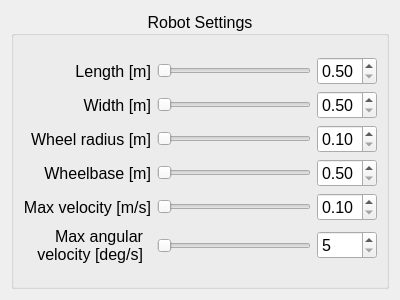
<?xml version="1.0" encoding="UTF-8"?>
<ui version="4.0">
 <class>robot</class>
 <widget class="QWidget" name="robot">
  <property name="geometry">
   <rect>
    <x>0</x>
    <y>0</y>
    <width>400</width>
    <height>300</height>
   </rect>
  </property>
  <property name="windowTitle">
   <string>Form</string>
  </property>
  <layout class="QGridLayout" name="gridLayout">
   <item row="0" column="0">
    <widget class="QGroupBox" name="robot_box">
     <property name="font">
      <font>
       <pointsize>12</pointsize>
      </font>
     </property>
     <property name="title">
      <string>Robot Settings</string>
     </property>
     <property name="alignment">
      <set>Qt::AlignCenter</set>
     </property>
     <layout class="QGridLayout" name="gridLayout_3">
      <item row="0" column="6">
       <layout class="QGridLayout" name="gridLayout_2">
        <item row="3" column="1">
         <widget class="QSlider" name="robot_wheel_rad_slider">
          <property name="minimum">
           <number>10</number>
          </property>
          <property name="maximum">
           <number>50</number>
          </property>
          <property name="orientation">
           <enum>Qt::Horizontal</enum>
          </property>
          <property name="invertedAppearance">
           <bool>false</bool>
          </property>
          <property name="invertedControls">
           <bool>false</bool>
          </property>
         </widget>
        </item>
        <item row="4" column="1">
         <widget class="QSlider" name="robot_wheelbase_slider">
          <property name="minimum">
           <number>5</number>
          </property>
          <property name="maximum">
           <number>20</number>
          </property>
          <property name="orientation">
           <enum>Qt::Horizontal</enum>
          </property>
          <property name="invertedAppearance">
           <bool>false</bool>
          </property>
          <property name="invertedControls">
           <bool>false</bool>
          </property>
         </widget>
        </item>
        <item row="4" column="0">
         <widget class="QLabel" name="label_4">
          <property name="minimumSize">
           <size>
            <width>120</width>
            <height>0</height>
           </size>
          </property>
          <property name="font">
           <font>
            <pointsize>12</pointsize>
           </font>
          </property>
          <property name="text">
           <string>Wheelbase [m]</string>
          </property>
          <property name="alignment">
           <set>Qt::AlignRight|Qt::AlignTrailing|Qt::AlignVCenter</set>
          </property>
         </widget>
        </item>
        <item row="5" column="0">
         <widget class="QLabel" name="label_5">
          <property name="minimumSize">
           <size>
            <width>120</width>
            <height>0</height>
           </size>
          </property>
          <property name="font">
           <font>
            <pointsize>12</pointsize>
           </font>
          </property>
          <property name="text">
           <string>Max velocity [m/s]</string>
          </property>
          <property name="alignment">
           <set>Qt::AlignRight|Qt::AlignTrailing|Qt::AlignVCenter</set>
          </property>
         </widget>
        </item>
        <item row="5" column="1">
         <widget class="QSlider" name="robot_vel_slider">
          <property name="minimum">
           <number>1</number>
          </property>
          <property name="maximum">
           <number>30</number>
          </property>
          <property name="orientation">
           <enum>Qt::Horizontal</enum>
          </property>
          <property name="invertedAppearance">
           <bool>false</bool>
          </property>
          <property name="invertedControls">
           <bool>false</bool>
          </property>
         </widget>
        </item>
        <item row="2" column="2">
         <widget class="QDoubleSpinBox" name="robot_width_box">
          <property name="minimum">
           <double>0.500000000000000</double>
          </property>
          <property name="maximum">
           <double>2.000000000000000</double>
          </property>
          <property name="singleStep">
           <double>0.100000000000000</double>
          </property>
         </widget>
        </item>
        <item row="0" column="1">
         <widget class="QSlider" name="robot_length_slider">
          <property name="font">
           <font>
            <pointsize>12</pointsize>
           </font>
          </property>
          <property name="minimum">
           <number>5</number>
          </property>
          <property name="maximum">
           <number>20</number>
          </property>
          <property name="orientation">
           <enum>Qt::Horizontal</enum>
          </property>
         </widget>
        </item>
        <item row="2" column="0">
         <widget class="QLabel" name="label_2">
          <property name="minimumSize">
           <size>
            <width>120</width>
            <height>0</height>
           </size>
          </property>
          <property name="font">
           <font>
            <pointsize>12</pointsize>
           </font>
          </property>
          <property name="text">
           <string>Width [m]</string>
          </property>
          <property name="alignment">
           <set>Qt::AlignRight|Qt::AlignTrailing|Qt::AlignVCenter</set>
          </property>
         </widget>
        </item>
        <item row="2" column="1">
         <widget class="QSlider" name="robot_width_slider">
          <property name="minimum">
           <number>5</number>
          </property>
          <property name="maximum">
           <number>20</number>
          </property>
          <property name="orientation">
           <enum>Qt::Horizontal</enum>
          </property>
          <property name="invertedAppearance">
           <bool>false</bool>
          </property>
          <property name="invertedControls">
           <bool>false</bool>
          </property>
         </widget>
        </item>
        <item row="0" column="0">
         <widget class="QLabel" name="label">
          <property name="minimumSize">
           <size>
            <width>120</width>
            <height>0</height>
           </size>
          </property>
          <property name="font">
           <font>
            <pointsize>12</pointsize>
           </font>
          </property>
          <property name="text">
           <string>Length [m]</string>
          </property>
          <property name="alignment">
           <set>Qt::AlignRight|Qt::AlignTrailing|Qt::AlignVCenter</set>
          </property>
         </widget>
        </item>
        <item row="3" column="0">
         <widget class="QLabel" name="label_3">
          <property name="minimumSize">
           <size>
            <width>120</width>
            <height>0</height>
           </size>
          </property>
          <property name="font">
           <font>
            <pointsize>12</pointsize>
           </font>
          </property>
          <property name="text">
           <string>Wheel radius [m]</string>
          </property>
          <property name="alignment">
           <set>Qt::AlignRight|Qt::AlignTrailing|Qt::AlignVCenter</set>
          </property>
         </widget>
        </item>
        <item row="3" column="2">
         <widget class="QDoubleSpinBox" name="robot_wheel_rad_box">
          <property name="minimum">
           <double>0.100000000000000</double>
          </property>
          <property name="maximum">
           <double>0.500000000000000</double>
          </property>
          <property name="singleStep">
           <double>0.010000000000000</double>
          </property>
         </widget>
        </item>
        <item row="0" column="2">
         <widget class="QDoubleSpinBox" name="robot_length_box">
          <property name="minimum">
           <double>0.500000000000000</double>
          </property>
          <property name="maximum">
           <double>2.000000000000000</double>
          </property>
          <property name="singleStep">
           <double>0.100000000000000</double>
          </property>
         </widget>
        </item>
        <item row="6" column="0">
         <widget class="QLabel" name="label_6">
          <property name="minimumSize">
           <size>
            <width>120</width>
            <height>0</height>
           </size>
          </property>
          <property name="maximumSize">
           <size>
            <width>120</width>
            <height>16777215</height>
           </size>
          </property>
          <property name="font">
           <font>
            <pointsize>12</pointsize>
           </font>
          </property>
          <property name="text">
           <string>Max angular velocity [deg/s]</string>
          </property>
          <property name="alignment">
           <set>Qt::AlignRight|Qt::AlignTrailing|Qt::AlignVCenter</set>
          </property>
          <property name="wordWrap">
           <bool>true</bool>
          </property>
         </widget>
        </item>
        <item row="6" column="1">
         <widget class="QSlider" name="robot_ang_vel_slider">
          <property name="minimum">
           <number>5</number>
          </property>
          <property name="maximum">
           <number>60</number>
          </property>
          <property name="orientation">
           <enum>Qt::Horizontal</enum>
          </property>
          <property name="invertedAppearance">
           <bool>false</bool>
          </property>
          <property name="invertedControls">
           <bool>false</bool>
          </property>
         </widget>
        </item>
        <item row="6" column="2">
         <widget class="QSpinBox" name="robot_ang_vel_box">
          <property name="minimum">
           <number>5</number>
          </property>
          <property name="maximum">
           <number>60</number>
          </property>
         </widget>
        </item>
        <item row="4" column="2">
         <widget class="QDoubleSpinBox" name="robot_wheelbase_box">
          <property name="minimum">
           <double>0.500000000000000</double>
          </property>
          <property name="maximum">
           <double>2.000000000000000</double>
          </property>
          <property name="singleStep">
           <double>0.100000000000000</double>
          </property>
         </widget>
        </item>
        <item row="5" column="2">
         <widget class="QDoubleSpinBox" name="robot_vel_box">
          <property name="minimum">
           <double>0.100000000000000</double>
          </property>
          <property name="maximum">
           <double>3.000000000000000</double>
          </property>
          <property name="singleStep">
           <double>0.100000000000000</double>
          </property>
         </widget>
        </item>
       </layout>
      </item>
     </layout>
    </widget>
   </item>
  </layout>
 </widget>
 <resources/>
 <connections>
  <connection>
   <sender>robot_ang_vel_slider</sender>
   <signal>valueChanged(int)</signal>
   <receiver>robot_ang_vel_box</receiver>
   <slot>setValue(int)</slot>
   <hints>
    <hint type="sourcelabel">
     <x>277</x>
     <y>249</y>
    </hint>
    <hint type="destinationlabel">
     <x>327</x>
     <y>251</y>
    </hint>
   </hints>
  </connection>
  <connection>
   <sender>robot_ang_vel_box</sender>
   <signal>valueChanged(int)</signal>
   <receiver>robot_ang_vel_slider</receiver>
   <slot>setValue(int)</slot>
   <hints>
    <hint type="sourcelabel">
     <x>324</x>
     <y>259</y>
    </hint>
    <hint type="destinationlabel">
     <x>235</x>
     <y>258</y>
    </hint>
   </hints>
  </connection>
 </connections>
</ui>
